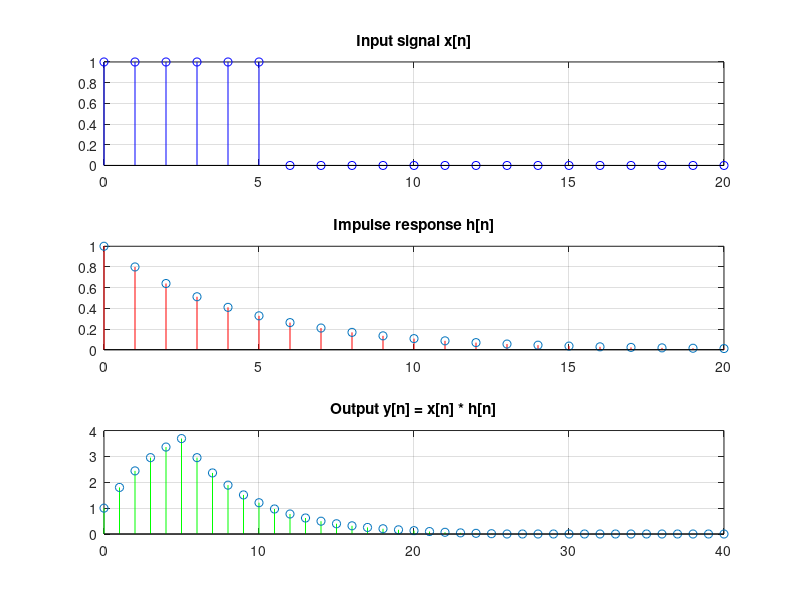

Recreate this plot in MATLAB.
clc; clear; close all;

n = 0:20;
x = double(n >= 0) - double(n >= 6);   % Rectangular pulse input
h = (0.8).^n .* double(n >= 0);        % Exponential impulse response

y = conv(x, h);                        % Convolution = system output
ny = 0 : length(y)-1;

%% input Signal
subplot(3,1,1); 
stem(n, x, 'b'); 
title('Input signal x[n]');
grid on;
%% Impulse Response
subplot(3,1,2); 
stem(n, h, 'color', 'r');
title('Impulse response h[n]'); 
grid on;
%% Convolution
subplot(3,1,3); 
stem(ny, y, 'Color',"g"); 
title('Output y[n] = x[n] * h[n]'); 
grid on;

%% Energy of each signal
fprintf('Energy of x: %.4f\n', sum(x.^2));
fprintf('Energy of h: %.4f\n', sum(h.^2));
fprintf('Energy of y: %.4f\n', sum(y.^2));
